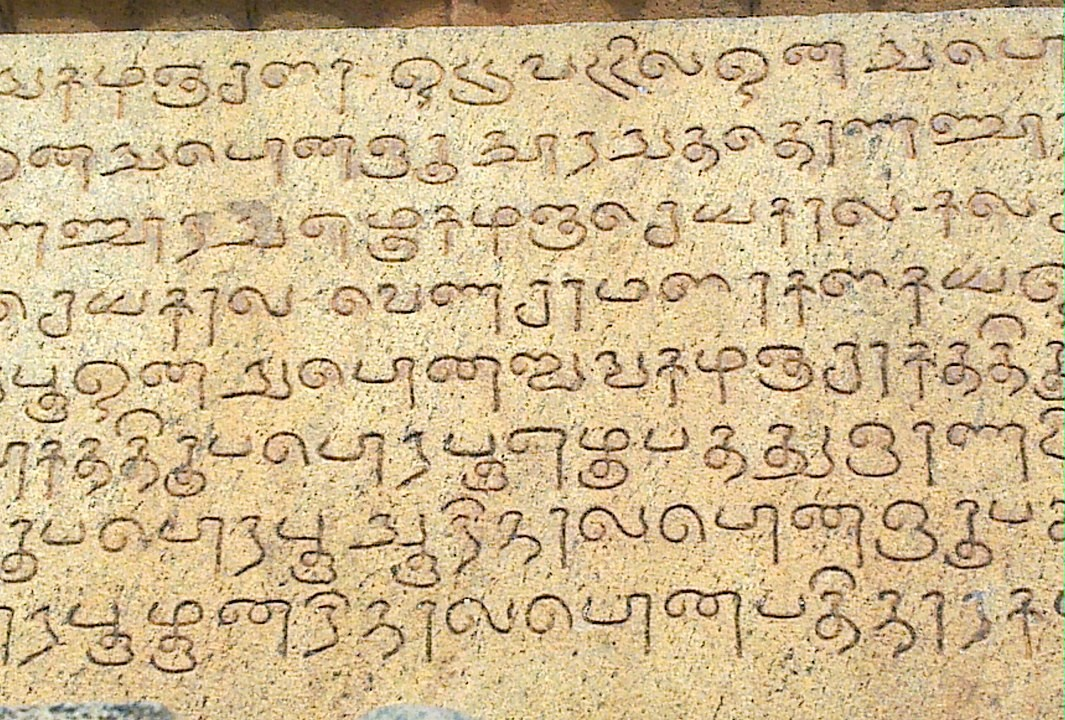
#> input picture Original.jpg, 1065 x 720 px
$ jupyter execute '1 Image_Preprocessing.ipynb'
#> lines starting #> are read from the running program, lines starting #| are printed output that depends on the picture; after the words box and inside, x2 and y2 are one past the last pixel; in counts of white or black regions, pixels touching at a corner belong together
#> further down, image is the input picture: shape (720, 1065, 3); mean B, G, R 145.2, 186.1, 208.6
[cell 1]
#Importing necessary libraries
import cv2
import numpy as np
from matplotlib import pyplot as plt
from scipy.ndimage import interpolation as inter

[cell 2]
def correct_skew(image, delta=1, limit=5):
#> called with delta = 1, limit = 5
    def determine_score(arr, angle):
        data = inter.rotate(arr, angle, reshape=False, order=0)
        histogram = np.sum(data, axis=1)
        score = np.sum((histogram[1:] - histogram[:-1]) ** 2)
        return histogram, score

    gray = cv2.cvtColor(image, cv2.COLOR_BGR2GRAY)
    thresh = cv2.threshold(gray, 0, 255, cv2.THRESH_BINARY_INV + cv2.THRESH_OTSU)[1]
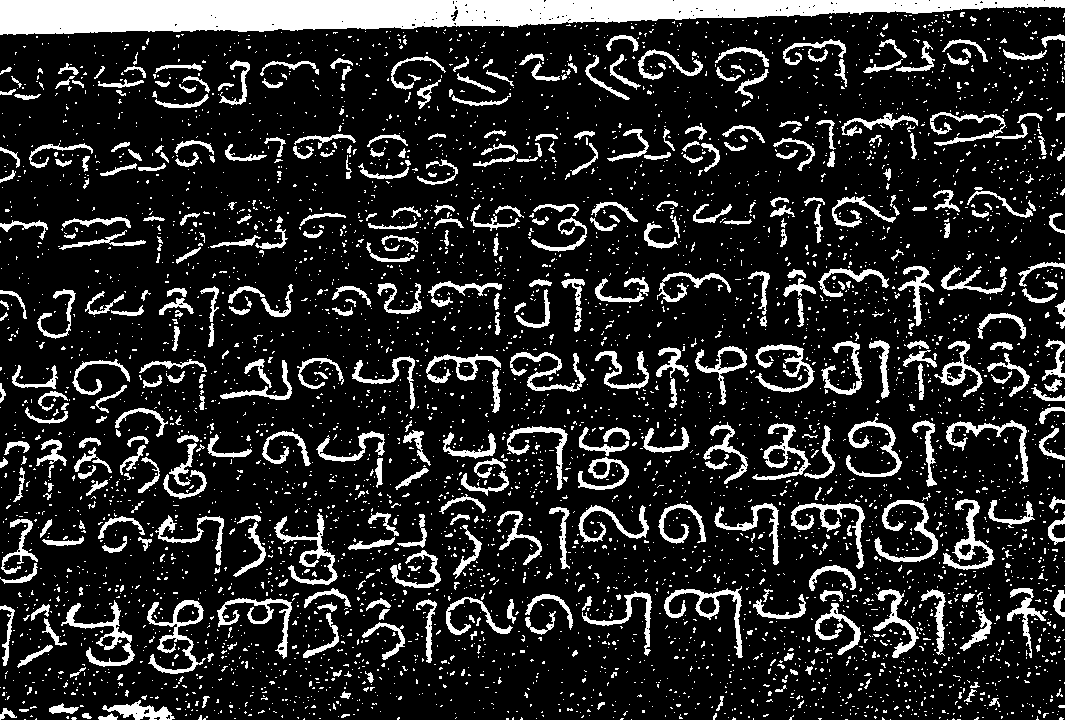
#> thresh: shape (720, 1065); 15.9% white; 4848 white regions (4374 under 20 px), largest, box (x1, y1, x2, y2) and area: (0, 0, 1065, 35) 24023, (147, 600, 206, 674) 1143, (61, 600, 135, 667) 1085

    scores = []
    angles = np.arange(-limit, limit + delta, delta)
    for angle in angles:
        histogram, score = determine_score(thresh, angle)
        scores.append(score)
#> this loop made 11 passes
#> score on passes 1 to 11: 9826317900, 10726198875, 13561093800, 28930727925, 29233874475, 15511973850, 13446129600, 10140128550, 11751773175, 9711028575, 10173421350
#> pass 1, in determine_score, `data = inter.rotate(arr, angle, reshape=False, order=0)`:
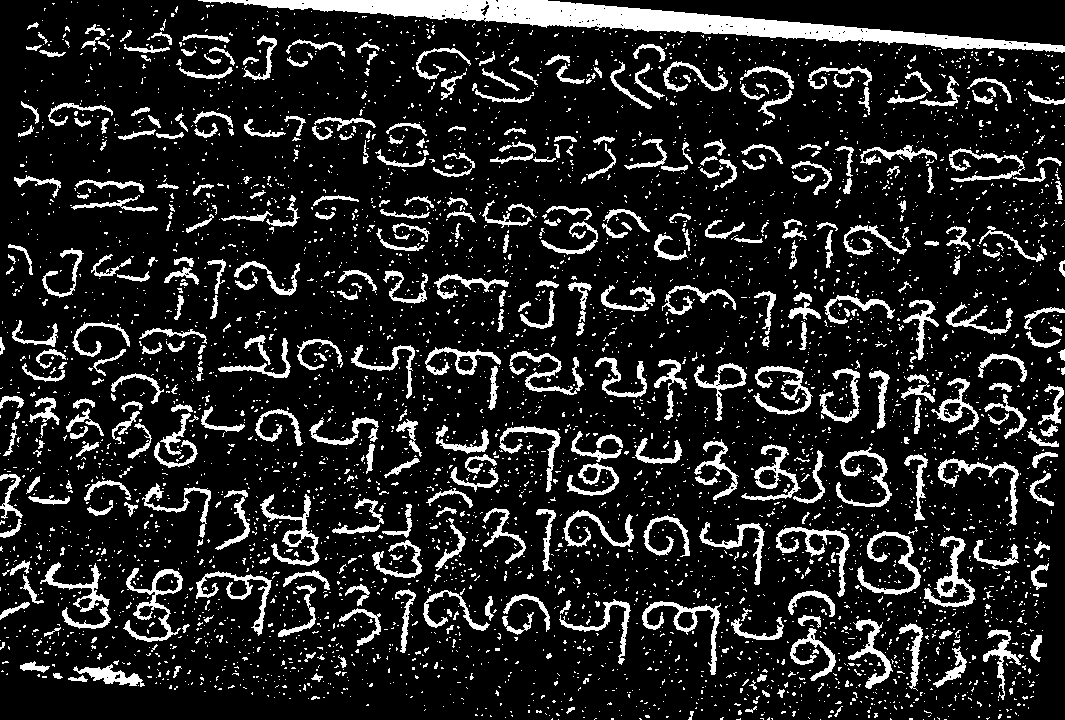
#> data: shape (720, 1065); 14.2% white; 4600 white regions (4145 under 20 px), largest, box (x1, y1, x2, y2) and area: (198, 0, 1065, 53) 12733, (123, 568, 183, 642) 1145, (40, 562, 111, 629) 1081
#> after the loop, scores = [9826317900, 10726198875, 13561093800, 28930727925, 29233874475, 15511973850, 13446129600, 10140128550, 11751773175, 9711028575, 10173421350]

    best_angle = angles[scores.index(max(scores))]
#> best_angle = -1

    (h, w) = image.shape[:2]
#> h = 720; w = 1065
    center = (w // 2, h // 2)
#> center = (532, 360)
    M = cv2.getRotationMatrix2D(center, best_angle, 1.0)
#> M = [[1, -0.0175, 6.36], [0.0175, 1, -9.23]]
    rotated = cv2.warpAffine(image, M, (w, h), flags=cv2.INTER_CUBIC, \
              borderMode=cv2.BORDER_REPLICATE)

    return best_angle, rotated

[cell 3]
#reading the original image using OpenCV
image = cv2.imread('Original.jpg')

[cell 4]
#Converting the colored image to greyscale
angle, rotated = correct_skew(image)
#> angle = -1
print(angle)
#| -1
cv2.imwrite('rotated.jpg', rotated)
gray = cv2.cvtColor(rotated,cv2.COLOR_BGR2GRAY)
thresh = cv2.threshold(gray, 0, 255, cv2.THRESH_BINARY_INV + cv2.THRESH_OTSU)[1]
#> thresh: shape (720, 1065); 16% white; 4709 white regions (4237 under 20 px), largest, box (x1, y1, x2, y2) and area: (0, 0, 1065, 28) 24131, (142, 594, 201, 668) 1155, (56, 593, 130, 659) 1103

[cell 5]
# Remove horizontal lines
horizontal_kernel = cv2.getStructuringElement(cv2.MORPH_RECT, (40,1))
remove_horizontal = cv2.morphologyEx(thresh, cv2.MORPH_OPEN, horizontal_kernel, iterations=2)
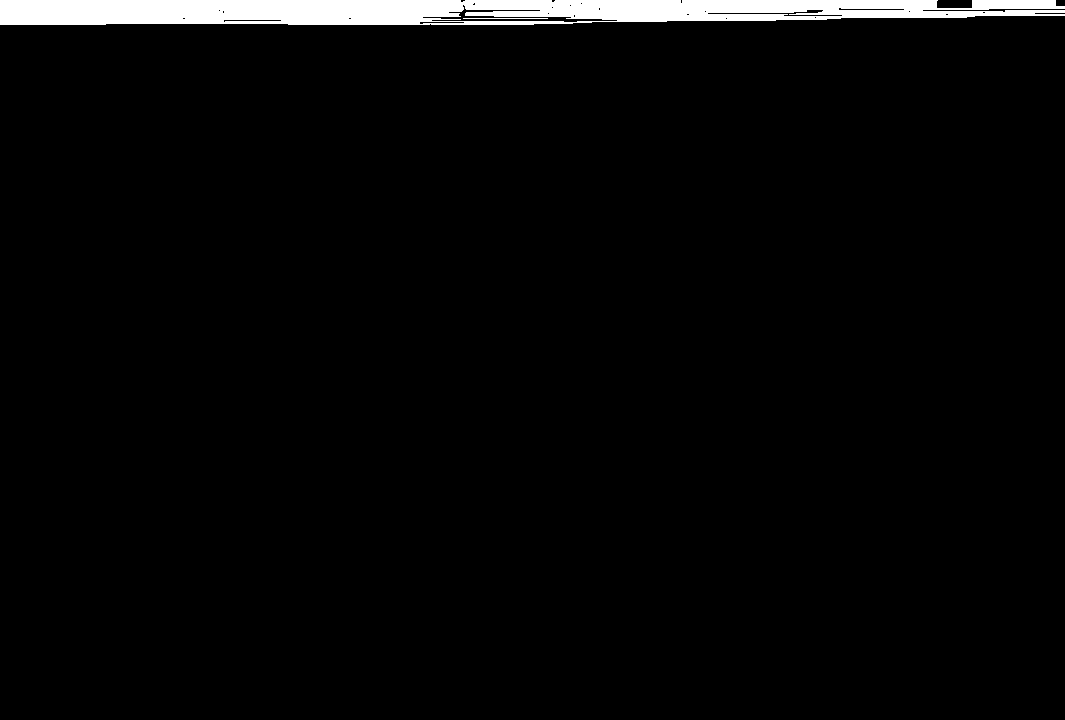
#> remove_horizontal: shape (720, 1065); 2.9% white; 2 white regions
cnts = cv2.findContours(remove_horizontal, cv2.RETR_EXTERNAL, cv2.CHAIN_APPROX_SIMPLE)
#> cnts = 1 contour; box (x1, y1, x2, y2) and area: (0, 0, 1065, 25) 21807
cnts = cnts[0] if len(cnts) == 2 else cnts[1]
for c in cnts:
    cv2.drawContours(rotated, [c], -1, (255,255,255), 5)
#> this loop made 1 pass
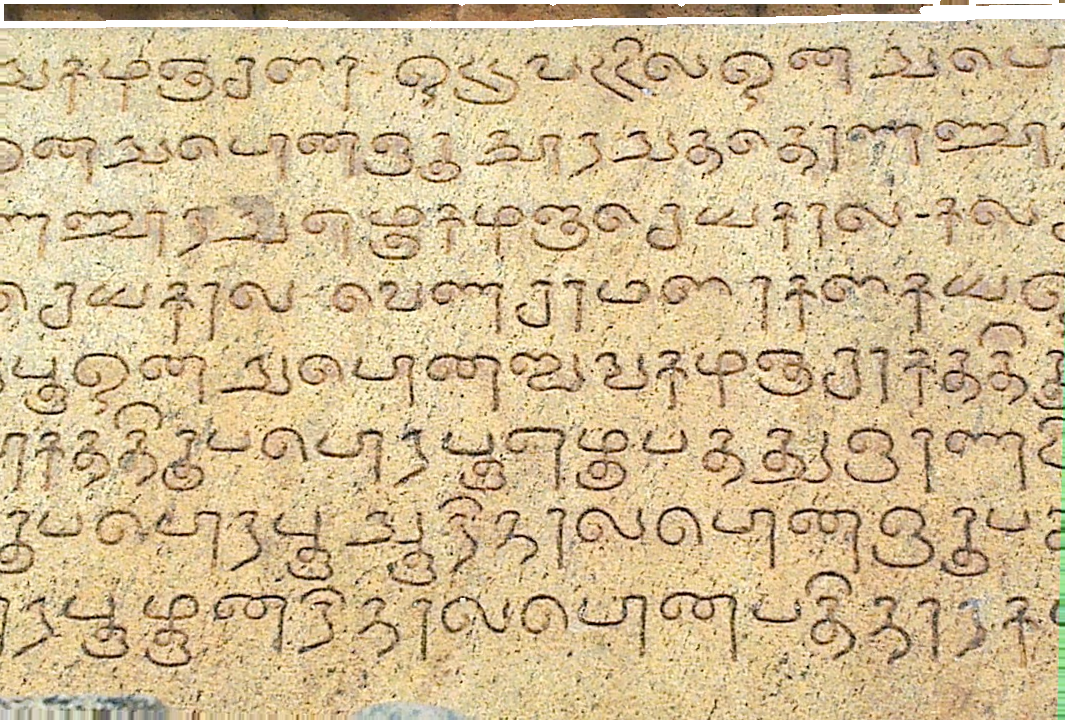
#> rotated: shape (720, 1065, 3); mean B, G, R 148.2, 188.5, 210.5

[cell 6]
# Remove vertical lines
vertical_kernel = cv2.getStructuringElement(cv2.MORPH_RECT, (1,40))
#> vertical_kernel = 40 values from 1 to 1
remove_vertical = cv2.morphologyEx(thresh, cv2.MORPH_OPEN, vertical_kernel, iterations=2)
#> remove_vertical: shape (720, 1065); every value is 0
cnts = cv2.findContours(remove_vertical, cv2.RETR_EXTERNAL, cv2.CHAIN_APPROX_SIMPLE)
#> cnts = 0 contours
cnts = cnts[0] if len(cnts) == 2 else cnts[1]
#> cnts = []
for c in cnts:
    cv2.drawContours(rotated, [c], -1, (255,255,255), 5)
#> this loop made 0 passes

[cell 7]
gray = cv2.cvtColor(rotated,cv2.COLOR_BGR2GRAY)

[cell 8]
#applying median filter for Salt and pepper/impulse noise
filter1 = cv2.medianBlur(gray,5)

[cell 9]
#applying gaussian blur to smoothen out the image edges
filter2 = cv2.GaussianBlur(filter1,(5,5),0)

[cell 10]
#applying non-localized means for final Denoising of the image
dst = cv2.fastNlMeansDenoising(filter2,None,17,9,17)

[cell 11]
#converting the image to binarized form using adaptive thresholding
th1 = cv2.adaptiveThreshold(dst,255,cv2.ADAPTIVE_THRESH_GAUSSIAN_C,cv2.THRESH_BINARY,11,2)
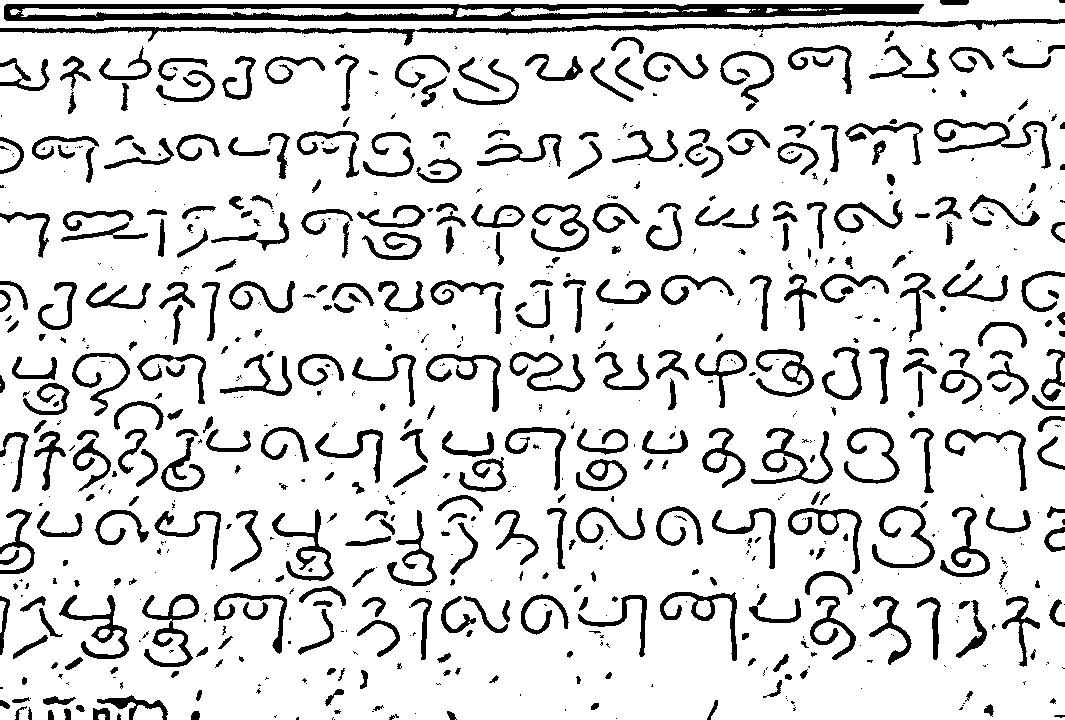
#> th1: shape (720, 1065); 85.6% white; 777 black regions (380 under 20 px), largest, box (x1, y1, x2, y2) and area: (4, 4, 924, 21) 9915, (0, 19, 1065, 46) 4612, (934, 119, 1051, 169) 1223

[cell 12]
cv2.imwrite('ImagePreProcessingFinal.jpg', th1)
#> Out = True
